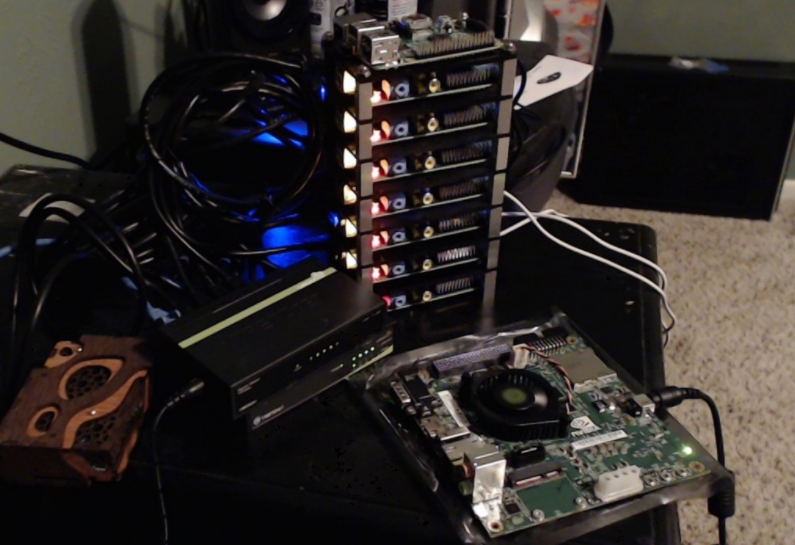
#> input picture Task 2/Open CV/11.jpg, 795 x 545 px, given in place of the camera
$ python '9-Morphological Transformations.py'
#> lines starting #> are read from the running program, lines starting #| are printed output that depends on the picture; after the words box and inside, x2 and y2 are one past the last pixel; in counts of white or black regions, pixels touching at a corner belong together
from typing import no_type_check
import cv2
import numpy as np

cap = cv2.VideoCapture(0)

while True:
    _, frame = cap.read()
#> frame is the input picture: shape (545, 795, 3); mean B, G, R 39.9, 42.4, 47.2
    hsv = cv2.cvtColor(frame, cv2.COLOR_BGR2HSV)
#> hsv: shape (545, 795, 3); mean H, S, V 61.3, 69.4, 49.6

    # hsv hue sat value
    lower_red = np.array([150,150,50])
    upper_red = np.array([180,255,150])

    mask = cv2.inRange(hsv, lower_red, upper_red)
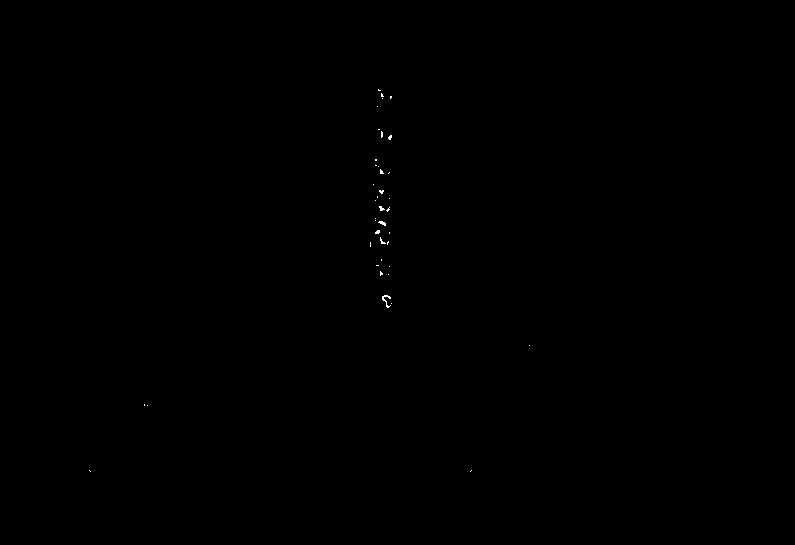
#> mask: shape (545, 795); 0.06% white in thin lines or dots, all inside (x1, y1, x2, y2) = (89, 89, 530, 472)
    res = cv2.bitwise_and(frame, frame, mask = mask)

    kernel = np.ones((5,5), np.uint8)
    erosion = cv2.erode(mask, kernel, iterations=1)
#> erosion: shape (545, 795); every value is 0
    dilation = cv2.dilate(mask, kernel, iterations=1)
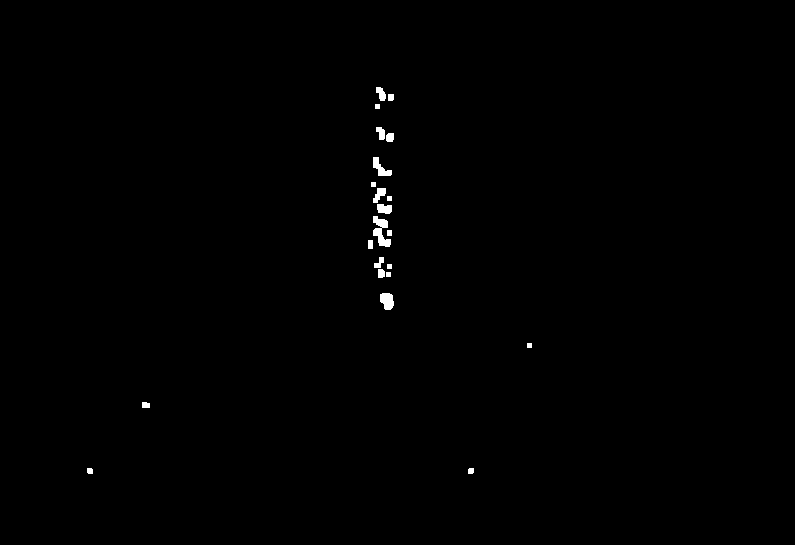
#> dilation: shape (545, 795); 0.38% white; 22 white regions, largest, box (x1, y1, x2, y2) and area: (373, 216, 391, 247) 297, (380, 293, 394, 310) 188, (373, 157, 392, 176) 172

    opening = cv2.morphologyEx(mask, cv2.MORPH_OPEN, kernel)
    closing = cv2.morphologyEx(mask, cv2.MORPH_CLOSE, kernel)
#> closing: shape (545, 795); 0.08% white; 32 white regions (28 under 20 px), largest, box (x1, y1, x2, y2) and area: (382, 295, 392, 308) 80, (379, 206, 390, 212) 37, (380, 237, 389, 245) 25, (378, 221, 386, 226) 24

    # It is the difference between input image and opening of image
    #cv2.imshow('Tophat', tophat)

    # It is the difference between the closing of input image and input image
    #cv2.imshow('Blackhat', blackhat)

    cv2.imshow('frame', frame)
    cv2.imshow('res', res)
    cv2.imshow('erosion', erosion)
    cv2.imshow('dilation', dilation)
    cv2.imshow('opening', opening)
    cv2.imshow('closing', closing)

    k = cv2.waitKey(5) & 0xFF
#> (key Esc is pressed here)
    if k == 27:
        break

cv2.destroyAllWindows()
cap.release()
